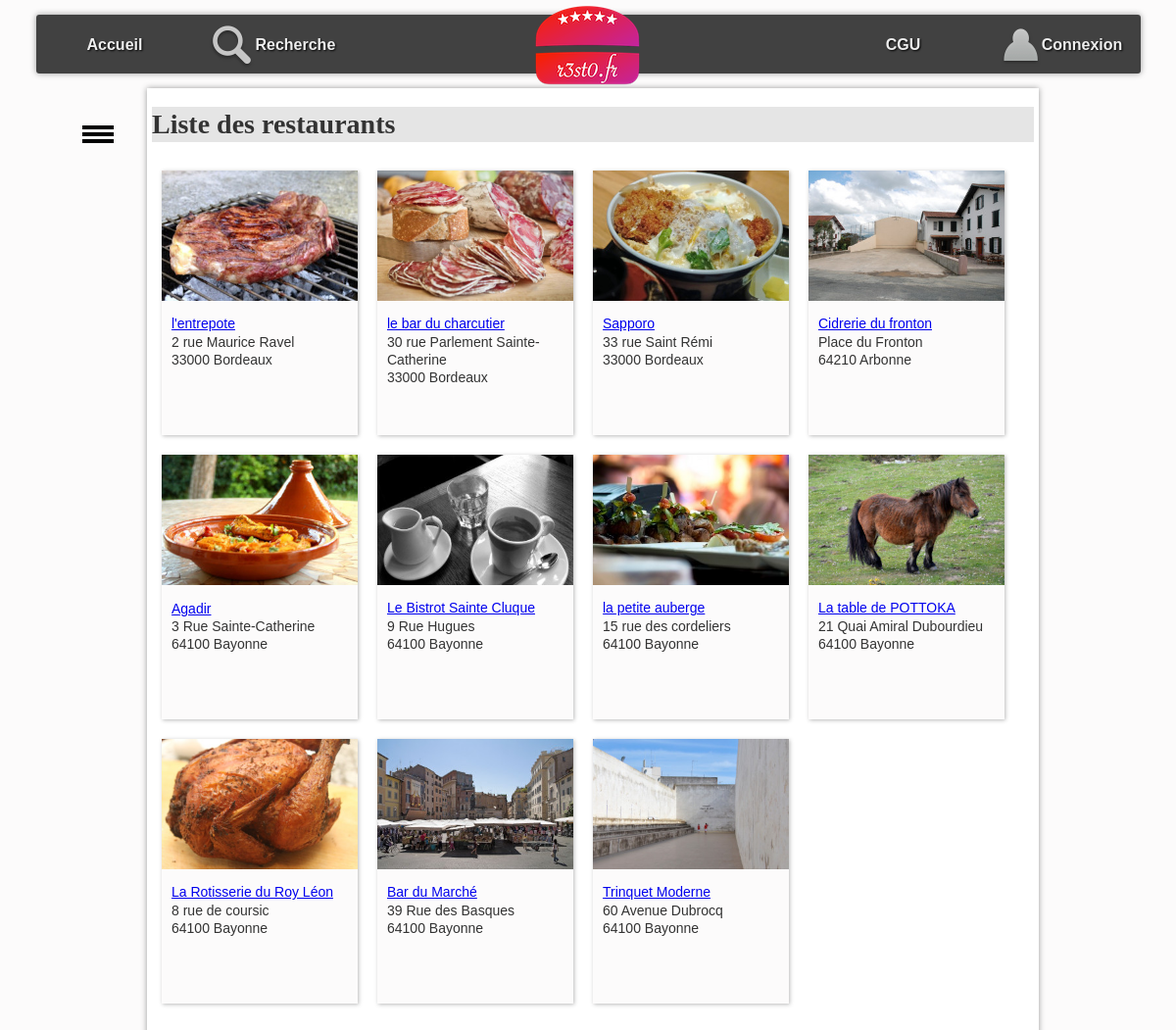
The page /controleur/listeRestos.php on the database as committed earlier.
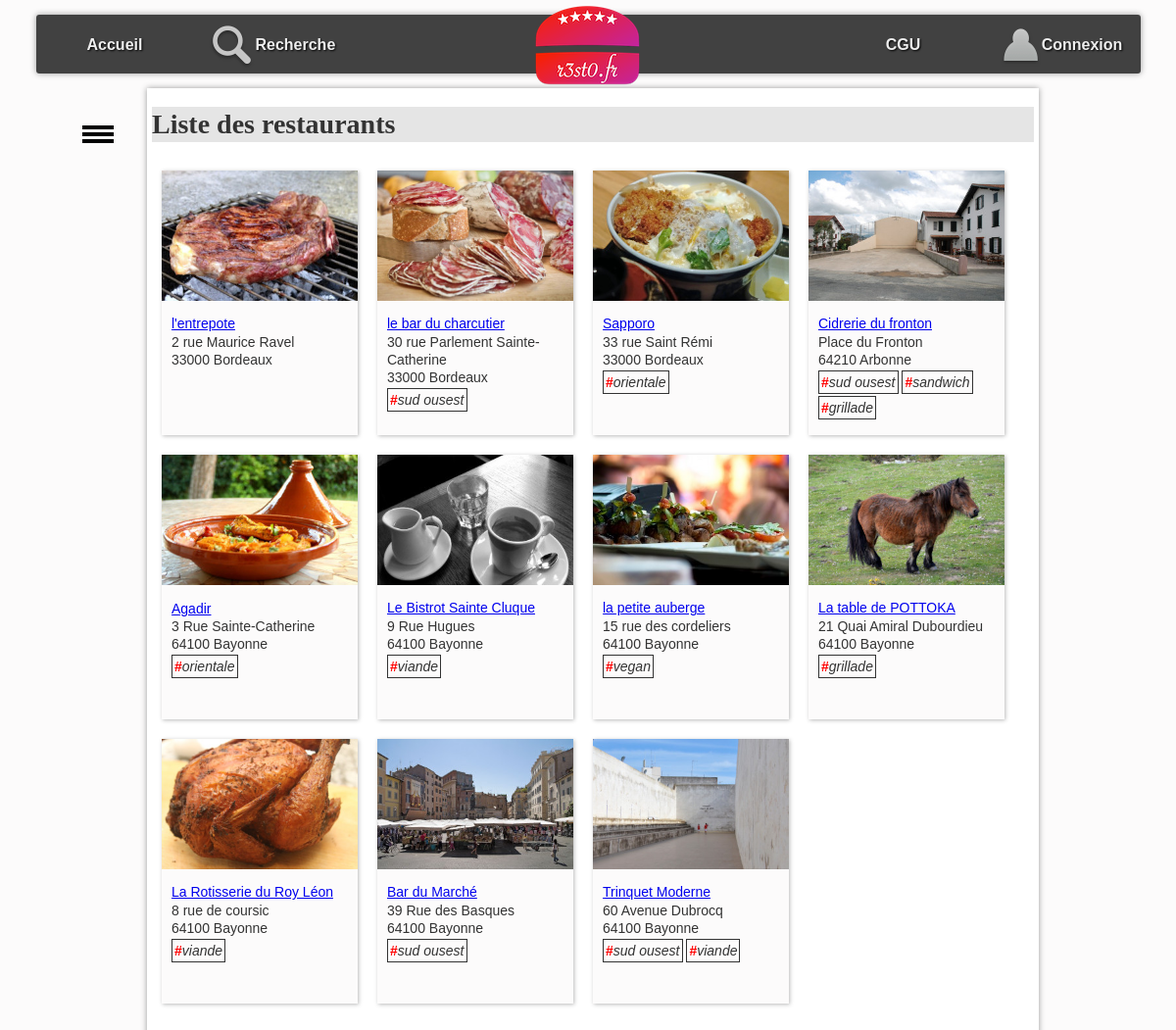
The same page on the database as committed later.
### tables this page shows
CREATE TABLE IF NOT EXISTS `resto` (
  `idR` bigint(20) NOT NULL,
  `nomR` varchar(255) DEFAULT NULL,
  `numAdrR` varchar(20) DEFAULT NULL,
  `voieAdrR` varchar(255) DEFAULT NULL,
  `cpR` char(5) DEFAULT NULL,
  `villeR` varchar(255) DEFAULT NULL,
  `latitudeDegR` float DEFAULT NULL,
  `longitudeDegR` float DEFAULT NULL,
  `descR` text,
  `horairesR` text,
  PRIMARY KEY (`idR`)
);

CREATE TABLE IF NOT EXISTS `photo` (
  `idP` bigint(20) NOT NULL,
  `cheminP` varchar(255) DEFAULT NULL,
  `idR` bigint(20) DEFAULT NULL,
  PRIMARY KEY (`idP`),
  KEY `idR` (`idR`)
);

CREATE TABLE IF NOT EXISTS `typecresto` (
  `idR` bigint(20) NOT NULL,
  `idTC` bigint(20) NOT NULL,
  KEY `FBK_resto` (`idR`),
  KEY `FBK_typec` (`idTC`)
);

CREATE TABLE IF NOT EXISTS `typescuisine` (
  `idTC` bigint(20) NOT NULL AUTO_INCREMENT,
  `libelleTC` varchar(100) NOT NULL,
  PRIMARY KEY (`idTC`)
);

### controleur/listeRestos.php (called while the page is built, shortened)
<?php
$menuBurger = array();
$menuBurger[] = Array("url"=>"./?action=recherche&critere=nom","label"=>"Recherche par nom");
$menuBurger[] = Array("url"=>"./?action=recherche&critere=adresse","label"=>"Recherche par adresse");
$menuBurger[] = Array("url"=>"./?action=recherche&critere=multi","label"=>"Recherche multicritère");
$menuBurger[] = Array("url"=>"./?action=recherche&critere=type_de_cuisine","label"=>"Recherche par type de cuisine");
$listeRestos =  RestoDAO::getAll();
require_once "$racine/vue/entete.html.php";
require_once "$racine/vue/vueListeRestos.php";
require_once "$racine/vue/pied.html.php";
?>

### modele/dao/Bdd.class.php (called while the page is built, shortened)
<?php
class Bdd {
    private static ?PDO $pdo=null;
    private static $login = "mgrandbarbe";
    private static $mdp = "6Yp26JeE";
    private static $bd = "mgrandbarbe_resto2";
    private static $serveur = "localhost";
    private static $pdoOptions = array  (
        PDO::MYSQL_ATTR_INIT_COMMAND => "SET NAMES utf8"
        ,PDO::ATTR_ERRMODE => PDO::ERRMODE_EXCEPTION
                                        );
    public static function connecter() : ?PDO  {
        if (is_null(self::$pdo)) {
                self::$pdo = new PDO("mysql:host=".self::$serveur.";dbname=".self::$bd, self::$login, self::$mdp, self::$pdoOptions);
        }
        return self::$pdo;
    }
    public static function getConnexion() : ?PDO {
        return self::$pdo;
    }
}

### modele/dao/RestoDAO.class.php (called while the page is built, shortened)
<?php
class RestoDAO {
    public static function getAll(): array {
        $lesObjets = array();
        try {
            $requete = "SELECT * FROM resto";
            $stmt = Bdd::getConnexion()->prepare($requete);
            $ok = $stmt->execute();
            if ($ok) {
                while ($enreg = $stmt->fetch(PDO::FETCH_ASSOC)) {
                    $lesObjets[] = self::enregistrementVersObjet($enreg);
                }
            }
        } catch (PDOException $e) {
            throw new Exception("Erreur dans la méthode " . get_called_class() . "::getAll : <br/>" . $e->getMessage());
        }
        return $lesObjets;
    }
    private static function enregistrementVersObjet(array $enreg): Resto {
        $id = $enreg['idR'];
        $leResto = new Resto(
                $enreg['idR'], $enreg['nomR'], $enreg['numAdrR'], $enreg['voieAdrR'], $enreg['cpR'], $enreg['villeR'],
                $enreg['latitudeDegR'], $enreg['longitudeDegR'], $enreg['descR'], $enreg['horairesR']
        );
        $lesCritiques = CritiqueDAO::getAllByResto($id);
        $lesPhotos = PhotoDAO::getAllByResto($id);
        $lesTypesCuisine = TypeCuisineDAO::getAllByResto($id);
        $leResto->setLesPhotos($lesPhotos);
        $leResto->setLesCritiques($lesCritiques);
        $leResto->setLesTypesCuisine($lesTypesCuisine);
        return $leResto;
    }
}

### modele/dao/CritiqueDAO.class.php (called while the page is built, shortened)
<?php
class CritiqueDAO {
    public static function getAllByResto(int $idR): array {
        $lesObjets = array();
        try {
            $requete = "SELECT * FROM critiquer c"
                    . " INNER JOIN utilisateur u ON  c.idU = u.idU "
                    . " WHERE idR = :idR";
            $stmt = Bdd::getConnexion()->prepare($requete);
            $stmt->bindParam(':idR', $idR, PDO::PARAM_INT);
            $ok = $stmt->execute();
            if ($ok) {
                while ($enreg = $stmt->fetch(PDO::FETCH_ASSOC)) {
                    $user = new Utilisateur($enreg['idU'], $enreg['mailU'], $enreg['mdpU'], $enreg['pseudoU']);
                    $lesObjets[] = new Critique($enreg['note'], $enreg['commentaire'], $user);
                }
            }
        } catch (PDOException $e) {
            throw new Exception("Erreur dans la méthode " . get_called_class() . "::getAllByResto : <br/>" . $e->getMessage());
        }
        return $lesObjets;
    }
}

### modele/dao/PhotoDAO.class.php (called while the page is built, shortened)
<?php
class PhotoDAO {
    public static function getAllByResto(int $idR): array {
        $lesObjets = array();
        try {
            $requete = "SELECT * FROM photo WHERE idR = :idR";
            $stmt = Bdd::getConnexion()->prepare($requete);
            $stmt->bindParam(':idR', $idR, PDO::PARAM_INT);
            $ok = $stmt->execute();
            if ($ok) {
                while ($enreg = $stmt->fetch(PDO::FETCH_ASSOC)) {
                    $lesObjets[] = new Photo($enreg['idP'], $enreg['cheminP']);
                }
            }
        } catch (PDOException $e) {
            throw new Exception("Erreur dans la méthode " . get_called_class() . "::getAllByResto : <br/>" . $e->getMessage());
        }
        return $lesObjets;
    }
}

### modele/dao/TypeCuisineDAO.class.php (called while the page is built, shortened)
<?php
class TypeCuisineDAO {
    public static function getAllByResto(int $idR): array {
        $lesObjets = array();
        try {
            $requete = "SELECT * FROM typescuisine t INNER JOIN typecresto tr ON t.idTC = tr.idTC WHERE tr.idR = :idR";
            $stmt = Bdd::getConnexion()->prepare($requete);
            $stmt->bindParam(':idR', $idR, PDO::PARAM_INT);
            $ok = $stmt->execute();
            if ($ok) {
                while ($ligne = $stmt->fetch(PDO::FETCH_ASSOC)) {
                    $objet = new TypesCuisine($ligne['idTC'], $ligne['libelleTC']);
                    $lesObjets[] = $objet;
                }
            }
        } catch (PDOException $e) {
            throw new Exception("Erreur dans la méthode " . get_called_class() . "::getAllByResto : <br/>" . $e->getMessage());
        }
        return $lesObjets;
    }
}

### modele/metier/Resto.class.php (called while the page is built, shortened)
<?php
class Resto {
    private int $idR;
    private ?string $nomR;
    private ?string $numAdr;
    private ?string $voieAdr;
    private ?string $cpR;
    private ?string $villeR;
    private array $lesPhotos;
    private array $lesTypesCuisine;
    function __construct(int $idR, string $nomR, ?string $numAdr, ?string $voieAdr, ?string $cpR, ?string $villeR, ?float $latitudeDegR, ?float $longitudeDegR, ?string $descR, ?string $horairesR) {
        $this->idR = $idR;
        $this->nomR = $nomR;
        $this->numAdr = $numAdr;
        $this->voieAdr = $voieAdr;
        $this->cpR = $cpR;
        $this->villeR = $villeR;
        $this->lesPhotos = array();
        $this->lesTypesCuisine = array();
    }
    function getIdR(): int {
        return $this->idR;
    }
    function getNomR(): ?string {
        return $this->nomR;
    }
    function getNumAdr(): ?string {
        return $this->numAdr;
    }
    function getVoieAdr(): ?string {
        return $this->voieAdr;
    }
    function getCpR(): ?string {
        return $this->cpR;
    }
    function getVilleR(): ?string {
        return $this->villeR;
    }
    function getLesPhotos(): array {
        return $this->lesPhotos;
    }
    function getLesTypesCuisine(): array {
        return $this->lesTypesCuisine;
    }
    function setLesPhotos(array $lesPhotos): void {
        $this->lesPhotos = $lesPhotos;
    }
    function setLesTypesCuisine(array $lesTypesCuisine): void {
        $this->lesTypesCuisine = $lesTypesCuisine;
    }
}

### modele/metier/Photo.class.php (called while the page is built, shortened)
<?php
class Photo {
    private string $cheminP;
    function __construct(int $idP, string $cheminP) {
        $this->cheminP = $cheminP;
    }
    function getCheminP(): string {
        return $this->cheminP;
    }
}

### modele/metier/TypesCuisine.class.php (called while the page is built, shortened)
<?php
class TypesCuisine {
     private string $libelle;
    function __construct(int $idTC, string $libelle) {
        $this->libelle = $libelle;
    }
    function getLibelle(): ?string {
        return $this->libelle;
    }
}

### vue/vueListeRestos.php (the view, shortened to what this page needs)
<h1>Liste des restaurants</h1>
<?php
foreach ($listeRestos as $unResto) {
    $lesPhotos = $unResto->getLesPhotos();
    ?>
    <div class="card">
        <div class="photoCard">
            <?php
            if (count($lesPhotos) > 0) {
                $unePhoto = $lesPhotos[0];
                ?>
                <img src="photos/<?= $unePhoto->getCheminP() ?>" alt="photo du restaurant" />
                <?php
            }
            ?>
        </div>
        <div class="descrCard">
            <a href="./?action=detail&idR=<?= $unResto->getIdR() ?>"><?= $unResto->getNomR() ?></a>
            <br />
            <?= $unResto->getNumAdr() ?>
            <?= $unResto->getVoieAdr() ?>
            <br />
            <?= $unResto->getCpR() ?>
            <?= $unResto->getVilleR() ?>
            <br />
            <span id="typecuisine">
                <?php
                foreach ($unResto->getLesTypesCuisine() as $unTypeCuisine) {
                    ?>
                    <div class="TC-block">
                        <span class="TC-txt"><b>#</b><i><?= $unTypeCuisine->getLibelle(); ?></i></span>
                    </div>
                    <?php
                }
                ?>
            </span>
        </div>
    </div>
    <?php
}
?>

### vue/entete.html.php (shortened to what this page needs)
<!DOCTYPE html>
<html>
    <head>
        <link href="css/base.css" rel="stylesheet" type="text/css">
        <link href="css/form.css" rel="stylesheet" type="text/css">
        <link href="css/cgu.css" rel="stylesheet" type="text/css">
        <link href="css/corps.css" rel="stylesheet" type="text/css">
    </head>
    <body>
        <nav>
            <ul id="menuGeneral">
                <li><a href="./?action=accueil">Accueil</a></li>
                <li><a href="./?action=recherche"><img src="images/rechercher.png" alt="loupe" />Recherche</a></li>
                <li></li>
                <li id="logo"><a href="./?action=accueil"><img src="images/logoBarre.png" alt="logo" /></a></li>
                <li></li>
                <li><a href="./?action=cgu">CGU</a></li>
                <?php
                    if ($GLOBALS['isLoggedOn']) {
                 ?>
                    <li><a href="./?action=profil"><img src="images/profil.png" alt="loupe" />Mon Profil</a></li>
                <?php } else {
                    ?>
                    <li><a href="./?action=connexion"><img src="images/profil.png" alt="loupe" />Connexion</a></li>
                <?php }
                ?>
            </ul>
        </nav>
        <div id="bouton">
            <div></div>
            <div></div>
            <div></div>
        </div>
        <ul id="menuContextuel">
            <li><img src="images/logoBarre.png" alt="logo" /></li>
            <?php if (isset($menuBurger)) { ?>
                <?php for ($i = 0; $i < count($menuBurger); $i++) { ?>
                    <li>
                        <a href="<?php echo $menuBurger[$i]['url']; ?>">
                        </a>
                    </li>
                <?php } ?>
            <?php } ?>
        </ul>
        <div id="corps">

### vue/pied.html.php
</div>
</body>
</html>

### css/base.css (style rules this page uses)
:root { --largeurPage: 900px; --largeurMenuCont : 200px; --margeCalc: calc((100% - var(--largeurPage)) / 2); --margeMenuHaut : 15px; --hauteurMenuGene:60px; --coulA1:#5A7694; --coulA2:#D7E5ED; --coulB1:#566459; --coulB2:#90974A; --coulC:#CDBCA0; --fondC:#fcfbfb; --padding_cote:5px; }
body { font-family: Arial; color : #333; font-size : 14px; line-height : 1.3; scroll-behavior: smooth; background-color : var(--fondC); }
#logo { text-align : center; }
#corps, #menuContextuel, #menuGeneral { transition-duration : 0.4s; }
#corps { top : 15px; margin-top : calc(var(--hauteurMenuGene) + var(--margeMenuHaut)); padding-bottom : 50px; padding-left : 5px; padding-right : 5px; position : absolute; left : var(--margeCalc); width : var(--largeurPage); background-color : #fff; box-shadow: 0px 0px 6px #999; min-height: 500px; }
#menuContextuel { position : fixed; left : var(--margeCalc); width : var(--largeurPage); background-color : var(--fondC); z-index:0; overflow : hidden; top : calc(var(--hauteurMenuGene) + var(--margeMenuHaut) + 50px); margin-top:0px; padding-top:0px; list-style-type : none; padding-left : 0px; width : var(--largeurMenuCont); border-radius: 3px; }
#bouton { top : calc(var(--hauteurMenuGene) + var(--margeMenuHaut) + 50px); position : fixed; left : calc((100% - var(--largeurPage)) / 2 - 70px); width : 40px; height : 25px; }
#bouton>div { margin-left : 4px; border : 1px solid #000; width : 30px; height : 2px; background-color : #000; margin-top : 3px; }
nav { position:fixed; top:var(--margeMenuHaut); left:0px; width:100%; height:var(--hauteurMenuGene); z-index:100; }
#menuGeneral { text-align : center; width : calc(var(--largeurPage) + 220px + var(--padding_cote) + 2px); height : var(--hauteurMenuGene); background-color : rgba(45,45,45,0.9); color : #fff; margin:auto auto; box-shadow: 0px 0px 6px #999; border-radius: 3px; }
#menuGeneral { list-style-type: none; padding-left : 0px; }
#menuGeneral>li { float : left; width: 14.28%; height : 100%; vertical-align: middle; line-height:60px; }
#logo>a>img { position : relative; top : -10px; }
#menuGeneral>li>a { height : var(--hauteurMenuGene); display : inline-block; vertical-align: middle; color:#eee; text-shadow: 1px 1px 2px #000; text-decoration: none; font-size : 16px; font-weight: bold; }
#menuGeneral>li>a>img { vertical-align: middle; }
#menuContextuel>li>a { color:var(--coulA1); font-weight : bold; text-decoration : none; }
#menuContextuel>li { padding-top : 5px; padding-bottom : 5px; margin-top : 0px; margin-bottom : 0px; padding-left : 8px; }
#menuContextuel>li:first-child { text-align : center; }

### css/cgu.css (style rules this page uses)
h1,h2,h3,h4 { font-family: Futura; background-color : rgba(0,0,0,0.1); }

### css/corps.css (style rules this page uses)
div.card { position : relative; width:180px; height : 250px; float:left; padding:10px; margin : 10px; background-color : var(--fondC); box-shadow: 1px 1px 4px #bbb; }
div.photoCard>img { position : relative; top:-10px; left : -10px; max-width : 200px; max-height: 140px; }
div.descrCard { position : relative; top:0px; }
.TC-block { display: inline-flex; }
.TC-txt { border: solid 1px; padding: 2px; margin-top: 2px; }
.TC-txt b { color: red; }

Rows that differ between the two databases and show on the page:
added typecresto: idTC.libelleTC "sud ousest", shown under resto "le bar du charcutier"
added typecresto: idTC.libelleTC "orientale", shown under resto "Sapporo"
added typecresto: idTC.libelleTC "sud ousest", shown under resto "Cidrerie du fronton"
added typecresto: idTC.libelleTC "sandwich", shown under resto "Cidrerie du fronton"
added typecresto: idTC.libelleTC "grillade", shown under resto "Cidrerie du fronton"
added typecresto: idTC.libelleTC "orientale", shown under resto "Agadir"
added typecresto: idTC.libelleTC "viande", shown under resto "Le Bistrot Sainte Cluque"
added typecresto: idTC.libelleTC "vegan", shown under resto "la petite auberge"
added typecresto: idTC.libelleTC "grillade", shown under resto "La table de POTTOKA"
added typecresto: idTC.libelleTC "viande", shown under resto "La Rotisserie du Roy Léon"
added typecresto: idTC.libelleTC "sud ousest", shown under resto "Bar du Marché"
added typecresto: idTC.libelleTC "sud ousest", shown under resto "Trinquet Moderne"
added typecresto: idTC.libelleTC "viande", shown under resto "Trinquet Moderne"
